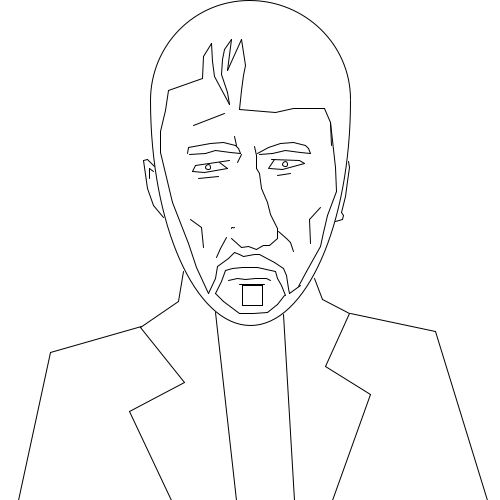
Frame 1 (no input)
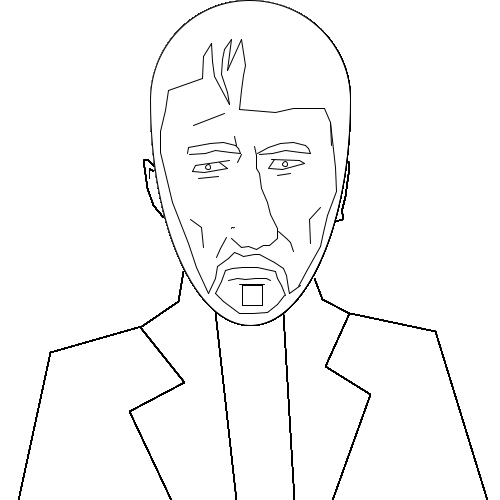
Frame 60 (the mouse pressed at the canvas centre just before this capture)
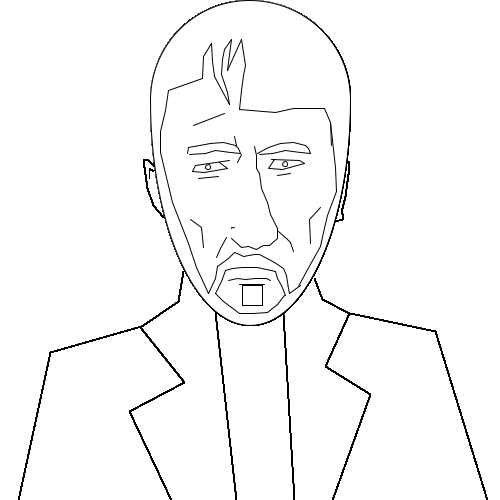
Frame 120 (the mouse held since frame 60 and released just before this capture)

The Processing sketch that drew these frames (run headless with seeded random() and noise(); from frame 60 on, the mouse is pressed at the canvas centre):

// Processing sketch: processing_170040
// ── processing_170040.pde

void setup(){
     size(500,500);
    background(255,255,255);
}

void draw(){
   //cara 
   arc(250,100,200,450,0,PI);
   //pelo
 
   arc(250,100,200,200,PI,TWO_PI); 
   //rect(247,60,100,100);
   line(331,145,330,122);
   line(330,122,335,167);
   line(335,167,336,191);
   line(336,191,327,215);
   line(327,215,323,232);
   line(323,232,320,246);
   line(320,246,306,271);
   line(306,271,298,286);
   line(330,122,324,108);
   line(324,108,307,108);
   line(307,108,293,108);
   line(293,108,275,112);
   line(275,112,239,109);
   line(239,109,241,90);
   line(241,90,243,75);
   line(243,75,245,65);
   line(245,65,241,39);
   line(241,39,227,70);
   line(227,70,231,39);
   line(231,39,224,49);
   line(224,49,222,59);
   line(222,59,221,74);
   line(221,74,224,83);
   line(224,83,227,92);
   line(227,92,229,104);
   line(229,104,214,76);
   line(214,76,212,61);
   line(212,61,211,43);
   line(211,43,203,56);
   line(203,56,202,78);
   line(202,78,168,90);
   line(168,90,165,110);
   line(165,110,160,131);
   line(160,131,160,152);
   line(160,152,172,202);
   line(172,202,188,243);
   line(188,243,196,267);
   line(196,267,208,293);
   line(320,207,309,219);
   line(309,219,310,243);
   line(190,219,201,227);
   line(201,227,203,247);
   curve(232,240,231,228,234,227,239,222);
   line(193,125,224,113);

   //barba
   
   rect(242,285,20,20);
   line(208,293,215,278);
   line(215,278,217,266);
   line(217,266,228,258);
   line(228,258,234,252);
   line(234,252,239,254);
   line(239,254,243,256);
   line(243,256,254,254);
   line(254,254,259,254);
   line(259,254,274,262);
   line(274,262,283,268);
   line(283,268,286,275);
   line(286,275,288,288);
   line(288,288,289,293);
   line(289,293,300,285);
   line(215,293,221,281);
   line(221,281,225,270);
   line(225,270,232,268);
   line(232,268,242,267);
   line(242,267,257,267);
   line(257,267,275,271);
   line(275,271,277,278);
   line(277,278,281,285);
   line(281,285,285,295);
   
   //barbilla
   line(215,293,223,301);
   line(223,301,231,307);
   line(231,307,239,313);
   line(239,313,253,313);
   line(253,313,267,312);
   line(267,312,277,304);
   line(277,304,284,295);
   
   //boca
   line(228,280,237,278);
   line(237,278,245,279);
   line(245,279,255,278);
   line(255,278,260,278);
   line(260,278,266,278);
   line(266,278,270,280);
   line(239,284,264,284);
   
 
   //nariz
   
   line(254,146,256,155);
   line(256,155,256,168);
   line(256,168,259,173);
   line(259,173,261,188);
   line(261,188,267,202);
   line(267,202,270,214);
   line(270,214,277,228);
   line(277,228,277,238);
   line(277,238,269,245);
   line(269,245,263,245);
   line(263,245,261,246);
   line(261,246,256,249);
   line(256,249,248,246);
   line(248,246,241,247);
   line(241,247,231,238);
   
   
   //cejaDer
   
   line(257,153,268,147);
   line(268,147,280,143);
   line(280,143,293,142);
   line(293,142,305,145);
   line(305,145,308,148);
   line(308,148,310,153);
   line(310,153,300,152);
   line(300,152,285,150);
   line(285,150,272,153);
   line(272,153,259,154);
   
   
   //ojoDer
   
   line(271,159,299,160);
   line(299,160,304,163);
   line(304,163,282,169);
   line(282,169,269,168);
   line(274,159,268,168);
   
   //pupilaDer
   ellipse(285,164,5,5);
 
   //cejaIzq
   
   line(187,153,188,147);
   line(188,147,210,143);
   line(210,143,223,142);
   line(223,142,235,145);
   line(235,145,238,148);
   line(238,148,240,153);
   line(240,153,230,152);
   line(230,152,215,150);
   line(215,150,205,153);
   line(205,153,189,154);
   
   //ojoIzq
   
   line(195,165,229,160);
   line(195,165,192,171);
   line(192,171,204,172);
   line(204,172,227,168);
   line(227,168,219,162);
   
   //pupilaizq
   ellipse(208,167,5,5);
   
   //orejader
   
   line(348,161,349,167);
   line(349,167,347,181);
   line(347,181,345,196);
   line(345,196,341,212);
   line(341,212,343,215);
   line(343,215,342,219);
   line(342,219,335,221);
   
   //orejaizq
   line(154,166,147,159);
   line(147,159,143,160);
   line(143,160,147,188);
   line(147,188,153,205);
   line(153,205,163,217);
   line(153,171,149,168);
   line(149,168,149,178);
   
   //arrugas
   
   line(226,237,220,248);
   line(220,248,216,257);
   line(278,231,286,238);
   line(286,238,290,242);
   line(290,242,293,251);
   line(236,145,234,136);
   line(241,154,237,162);
   line(277,175,290,173);
   line(198,178,218,176);
   //cuerpo
   
   line(183,271,178,301);
   line(178,301,140,327);
   line(140,327,184,382);
   line(184,382,129,411);
   line(129,411,171,500);
   line(141,326,50,352);
   line(50,352,18,500);
   line(215,312,236,500);
   line(314,278,322,299);
   line(322,299,349,313);
   line(349,313,325,366);
   line(325,366,370,394);
   line(370,394,332,500);
   line(283,314,294,500);
   line(350,313,435,331);
   line(435,331,487,500);
}
